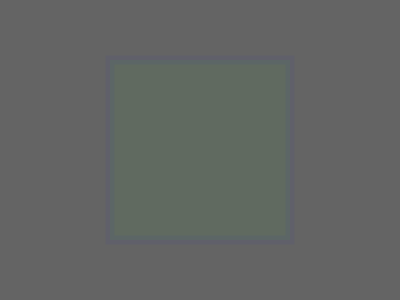
Frame 1 (no input)
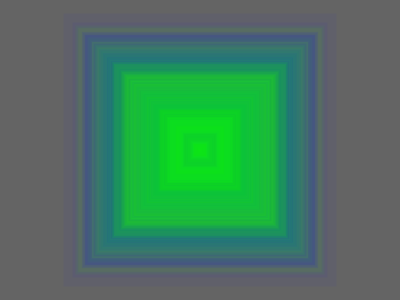
Frame 60 (no input)
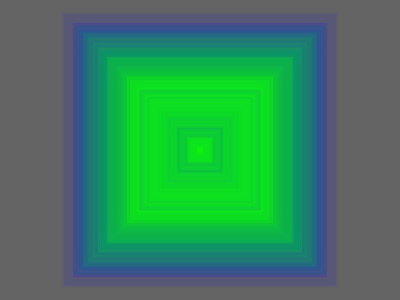
Frame 120 (the mouse pressed at the canvas centre since frame 60)

The p5.js sketch that drew these frames (run headless with seeded random() and noise() and a simulated clock; from frame 60 on, the mouse is pressed at the canvas centre):

// p5.js sketch
// ── sketch.js
let squareSize;
let lineWidth;

function setup(){
  createCanvas(400, 300);
    background(100);
}
function draw(){

  squareSize = random(5,250);
  lineWidth = random(4, 28)
  rectMode(CENTER);
  strokeWeight(lineWidth);
  stroke(0,0,255,10);
  fill(0,255,0,10);
  square(200,150, squareSize);
}
